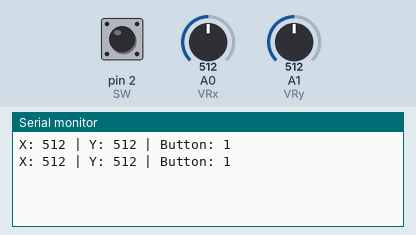
A sketch run on a simulated Arduino Uno, built with avr-gcc and run on an emulated ATmega328P. Parts: the last lines printed to the serial monitor. The inputs (shaded band) are chosen by the test bench; at power-on: A0 (VRx) = 512, A1 (VRy) = 512, pin 2 (SW) HIGH.

Above: at 1.8 s.
1.9 s: A0 (VRx) set to 716
At 2.8 s:
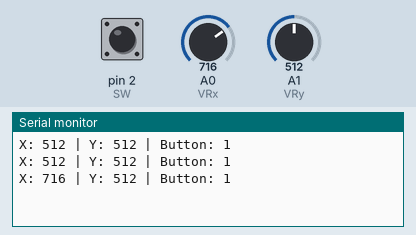
3.4 s: A1 (VRy) set to 716
At 4.7 s:
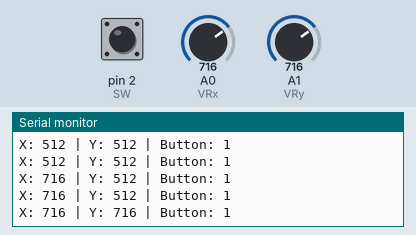
4.9 s: pin 2 (SW) pulled LOW for 1.2 s
At 5.5 s:
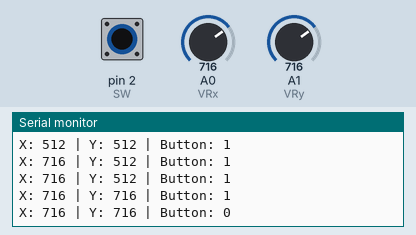
7.6 s: A0 (VRx) set to 900
At 8.8 s:
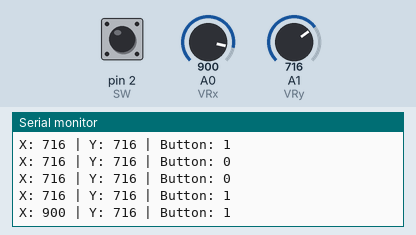
9.1 s: A1 (VRy) set to 900
At 9.1 s:
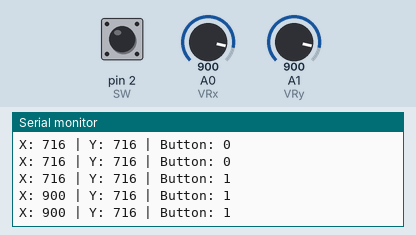
10.6 s: pin 2 (SW) pulled LOW for 1.2 s
At 11.4 s:
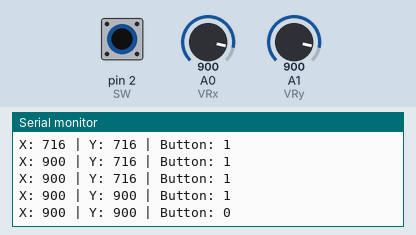
Timing chart, 0 to 13.6 s (numbered marks = the images above; inputs shaded):
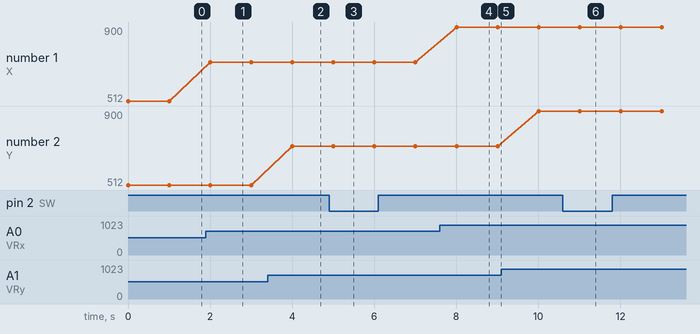

Measured:
- after the input at 1.9 s, the serial monitor: prints a new line after 0.10 s (image 1)
- after the input at 3.4 s, the serial monitor: prints a new line after 0.60 s (image 2)
- after the input at 4.9 s, the serial monitor: prints a new line after 0.10 s (image 3)
- after the input at 7.6 s, the serial monitor: prints a new line after 0.41 s (image 4)
- after the input at 10.6 s, the serial monitor: prints a new line after 0.41 s (image 6)
- plotted number 1: 512 → 716 after the input at 1.9 s, 716 → 900 after the input at 7.6 s

The sketch:

joystek.ino
```cpp
#define VRx A0
#define VRy A1
#define SW 2

void setup() {
  Serial.begin(9600);
  pinMode(SW, INPUT_PULLUP);
}

void loop() {
  int x = analogRead(VRx);
  int y = analogRead(VRy);
  int button = digitalRead(SW);

  Serial.print("X: ");
  Serial.print(x);

  Serial.print(" | Y: ");
  Serial.print(y);

  Serial.print(" | Button: ");
  Serial.println(button);

  delay(1000);
}
```
